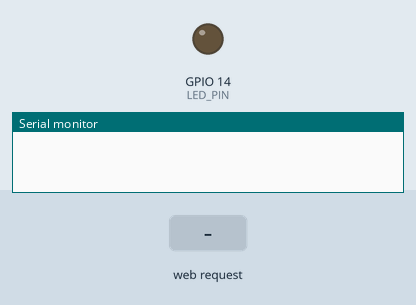
Recording of a sketch running on a simulated ESP8266 (NodeMCU). On the bench: output pins drawn as LEDs (lit = HIGH), the last lines printed to the serial monitor. The inputs (shaded band) are chosen by the test bench.

Above: at 1.2 s.
1.3 s: HTTP request GET /led/1 received
At 1.6 s:
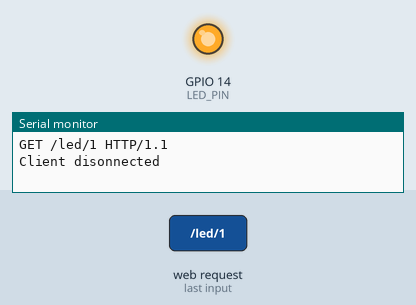
2.8 s: HTTP request GET /led/0 received
At 4.0 s:
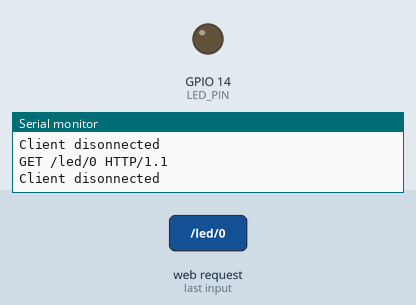
Timing chart, 0 to 5.8 s (numbered marks = the images above; inputs shaded):
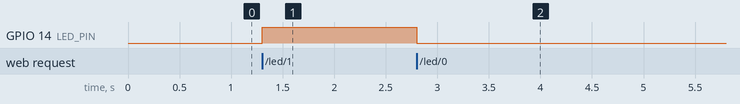

Measured:
- after the input at 1.3 s, GPIO 14 (LED_PIN): LOW → HIGH at once
- after the input at 2.8 s, GPIO 14 (LED_PIN): HIGH → LOW at once

The sketch:

APExample.ino
```cpp
#include <ESP8266WiFi.h>

//////////////////////
// WiFi Definitions //
//////////////////////
const char WiFiAPPSK[] = "MachForce";

/////////////////////
// Pin Definitions //
/////////////////////
const int LED_PIN = 14; // Thing's onboard, green LED

WiFiServer server(80);

void setup()
{
  initHardware();
  setupWiFi();
  server.begin();
}

void loop()
{
  // Check if a client has connected
  WiFiClient client = server.available();
  if (!client) {
    return;
  }

  // Read the first line of the request
  String req = client.readStringUntil('\r');
  Serial.println(req);
  client.flush();

  // Match the request
  int val = -1; // We'll use 'val' to keep track of both the
                // request type (read/set) and value if set.
  if (req.indexOf("/led/0") != -1)
    val = 0; // Will write LED low
  else if (req.indexOf("/led/1") != -1)
    val = 1; // Will write LED high
  else if (req.indexOf("/read") != -1)
    val = -2; // Will print pin reads
  // Otherwise request will be invalid. We'll say as much in HTML

  // Set GPIO5 according to the request
  if (val >= 0)
    digitalWrite(LED_PIN, val);

  client.flush();

  // Prepare the response. Start with the common header:
  String s = "HTTP/1.1 200 OK\r\n";
  s += "Content-Type: text/html\r\n\r\n";
  s += "<!DOCTYPE HTML>\r\n<html>\r\n";
  // If we're setting the LED, print out a message saying we did
  if (val >= 0)
  {
    s += "LED is now ";
    s += (val)?"on":"off";
  }
  else if (val == -2)
  { // If we're reading pins, print out those values:
    s += "Reading LED...";
    s += "<br>"; // Go to the next line.
    s += "LED voltage is currently set at: "; // Go to the next line.
    s += String(digitalRead(LED_PIN));
  }
  else
  {
    s += "Invalid Request.<br> Try /led/1, /led/0, or /read.";
  }
  s += "</html>\n";

  // Send the response to the client
  client.print(s);
  delay(1);
  Serial.println("Client disonnected");

  // The client will actually be disconnected
  // when the function returns and 'client' object is detroyed
}

void setupWiFi()
{
  WiFi.mode(WIFI_AP);

  // Do a little work to get a unique-ish name. Append the
  // last two bytes of the MAC (HEX'd) to "Thing-":
  uint8_t mac[WL_MAC_ADDR_LENGTH];
  WiFi.softAPmacAddress(mac);
  String macID = String(mac[WL_MAC_ADDR_LENGTH - 2], HEX) +
                 String(mac[WL_MAC_ADDR_LENGTH - 1], HEX);
  macID.toUpperCase();
  String AP_NameString = "MachForce Device " + macID;

  char AP_NameChar[AP_NameString.length() + 1];
  memset(AP_NameChar, 0, AP_NameString.length() + 1);

  for (int i=0; i<AP_NameString.length(); i++)
    AP_NameChar[i] = AP_NameString.charAt(i);

  WiFi.softAP(AP_NameChar, WiFiAPPSK);
}

void initHardware()
{
  Serial.begin(115200);
  pinMode(LED_PIN, OUTPUT);
  digitalWrite(LED_PIN, LOW);
  // Don't need to set ANALOG_PIN as input,
  // that's all it can be.
}
```
